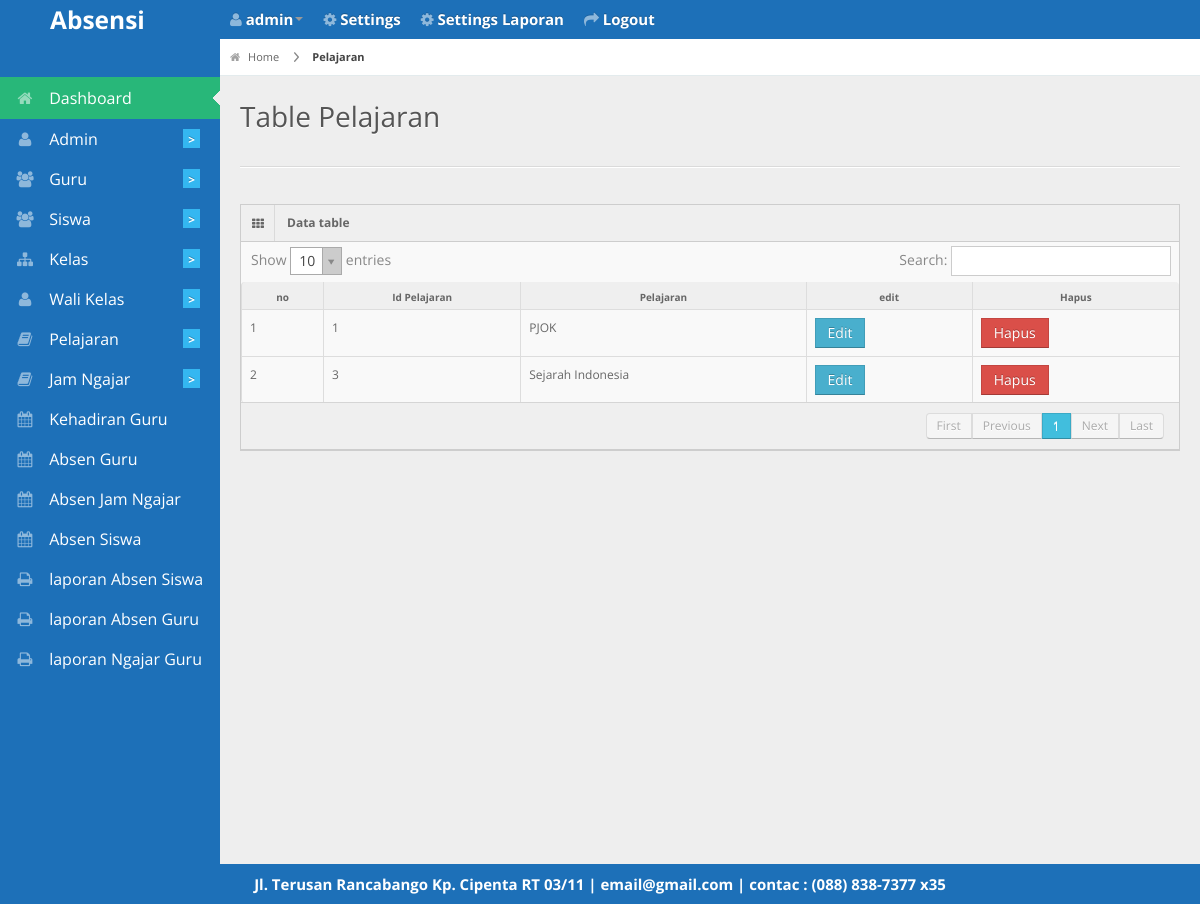
Screenshot of /admin/tablepelajaran.php (signed in) with the database file from the repository.
### tables this page shows
CREATE TABLE `pelajaran` (
  `id_pelajaran` int(11) NOT NULL,
  `mata_pelajaran` varchar(30) NOT NULL
);

CREATE TABLE `biodata` (
  `id_biodata` int(11) NOT NULL,
  `nama_sekolah` varchar(255) NOT NULL,
  `alamat` varchar(255) NOT NULL,
  `photo` varchar(255) NOT NULL,
  `email` varchar(255) NOT NULL,
  `telepon` varchar(20) NOT NULL,
  `kota` varchar(50) NOT NULL
);

### admin/tablepelajaran.php (the view, shortened to what this page needs)
<?php
 include '../db/koneksi.php';
 include '../layout/header.php'; ?>
<div id="content">
  <div id="content-header">
    <div id="breadcrumb"> <a href="http://localhost/absensi2/<?php echo $_SESSION['akses']; ?>/" title="Go to Home" class="tip-bottom"><i class="icon-home"></i> Home</a>
      <a href="http://localhost/absensi2/admin/pelajaran" class="current">Pelajaran</a> </div>
    <h1>Table Pelajaran</h1>
  </div>
  <div class="container-fluid">
    <hr>
    <div class="row-fluid">
      <div class="span12">
        <div class="widget-box">
          <div class="widget-title"> <span class="icon"><i class="icon-th"></i></span>
            <h5>Data table</h5>
          </div>
          <div class="widget-content nopadding">
            <table class="table table-bordered data-table">
              <thead>
                <tr>
                  <th>no</th>
                  <th>Id Pelajaran</th>
                  <th>Pelajaran</th>
                  <th>edit</th>
                  <th>Hapus</th>
              </tr>
              </thead>
              <tbody>
                <?php
                $query_tampil=mysqli_query($konek,"select * from pelajaran ORDER BY mata_pelajaran");
                $no=1; while ($data=mysqli_fetch_array($query_tampil)) {
                 ?>
                <tr class="gradeX">
                  <td><?php echo $no; ?></td>
                  <td><?php echo $data['id_pelajaran']; ?></td>
                  <td><?php echo $data['mata_pelajaran']; ?></td>
                  <td><a href="http://localhost/absensi2/admin/pelajaran/edit/<?PHP echo $data['id_pelajaran']?>"class="btn btn-info">Edit</a></td>
                  <td><a href="http://localhost/absensi2/admin/pelajaran/hapus/<?PHP echo $data['id_pelajaran']?>"class="btn btn-danger">Hapus</a></td>
                </tr>
                <?php $no++; } ?>
              </tbody>
            </table>
          </div>
        </div>
      </div>
    </div>
  </div>
</div>
<?php include '../layout/footer.php'; ?>

### layout/footer.php (shortened to what this page needs)
<div class="row-fluid">
  <div id="footer" class="span12"style="
    color: #fff;
    font-weight: bold;
    font-size: 15px;
">
     <?php echo "$header_photo[alamat] | $header_photo[email] | contac : $header_photo[telepon]"; ?> </div>
</div>
</body>
</html>

### css/matrix-style.css (style rules this page uses)
* { outline:none !important; -moz-outline: none !important; }
html, body { height:100% }
body { overflow-x: hidden; margin-top: -10px; font-family: 'Open Sans', sans-serif; font-size:12px; color:#666; }
a { color:#666; }
select, textarea, input[type="text"], input[type="password"], input[type="datetime"], input[type="datetime-local"], input[type="date"], input[type="month"], input[type="time"], input[type="week"], input[type="number"], input[type="email"], input[type="url"], input[type="search"], input[type="tel"], input[type="color"], .uneditable-input, .label, .dropdown-menu, .btn, .well, .progress, .table-bordered, .btn-group > .btn:first-child, .btn-group > .btn:last-child, .btn-group > .btn:last-child, .btn-group > .dropdown-toggle, .alert { border-radius:0px; }
.btn, textarea, input[type="text"], input[type="password"], input[type="datetime"], input[type="datetime-local"], input[type="date"], input[type="month"], input[type="time"], input[type="week"], input[type="number"], input[type="email"], input[type="url"], input[type="search"], input[type="tel"], input[type="color"], .uneditable-input { box-shadow:none; }
.progress, .progress-success .bar, .progress .bar-success, .progress-warning .bar, .progress .bar-warning, .progress-danger .bar, .progress .bar-danger, .progress-info .bar, .progress .bar-info, .btn, .btn-primary { background-image:none; }
#footer { padding:10px; text-align:center; }
hr { border-top-color:#dadada; }
#content { background: none repeat scroll 0 0 #eeeeee; margin-left: 220px; margin-right: 0; padding-bottom: 25px; position: relative; min-height:100%; width: auto; }
#content-header { position: abslute; width: 100%; margin-top: -38px; z-index: 20; }
#content-header h1 { color: #555555; font-size: 28px; font-weight: normal; float: none; text-shadow: 0 1px 0 #ffffff; margin-left: 20px; position: relative; }
#content-header h1, #content-header .btn-group { margin-top: 20px; }
#breadcrumb { background-color: #fff; border-bottom: 1px solid #e3ebed; }
#breadcrumb a { padding: 8px 20px 8px 10px; display: inline-block; background-image: url('../img/breadcrumb.png'); background-position: center right; background-repeat: no-repeat; font-size: 11px; color: #666666; }
#breadcrumb a:last-child { background-image:none; }
#breadcrumb a.current { font-weight: bold; color: #444444; }
#breadcrumb a i { margin-right: 5px; opacity: .6; }
.stat-boxes .peity_bar_good, .stat-boxes .peity_line_good, { color: #459D1C; }
.widget-box { background: none repeat scroll 0 0 #F9F9F9; border-left: 1px solid #CDCDCD; border-top: 1px solid #CDCDCD; border-right: 1px solid #CDCDCD; clear: both; margin-top: 16px; margin-bottom: 16px; position: relative; }
.widget-title, .modal-header, .table th, div.dataTables_wrapper .ui-widget-header { background:#efefef; border-bottom: 1px solid #CDCDCD; height: 36px; }
.widget-title span.icon { padding: 9px 10px 7px 11px; float: left; border-right:1px solid #dadada; }
.widget-title h5 { color: #666; float: left; font-size: 12px; font-weight: bold; padding: 12px; line-height: 12px; margin: 0; }
.widget-content { padding:15px; border-bottom: 1px solid #cdcdcd; }
.table th { height: auto; font-size: 10px; padding: 5px 10px 2px; border-bottom: 0; text-align: center; color: #666666; }
.nopadding { padding: 0 !important; }
.nopadding .table { margin-bottom: 0; }
.nopadding .table-bordered { border: 0; }

### css/matrix-media.css (style rules this page uses)
body { background: #1d70b8; }

### rows the page displays
pelajaran: id_pelajaran "1", mata_pelajaran "PJOK"
pelajaran: id_pelajaran "3", mata_pelajaran "Sejarah Indonesia"
biodata: alamat "Jl. Terusan Rancabango Kp. Cipenta RT 03/11", email "email@gmail.com", telepon "(088) 838-7377 x35"

### other values shown
$_SESSION['username'] "admin"
